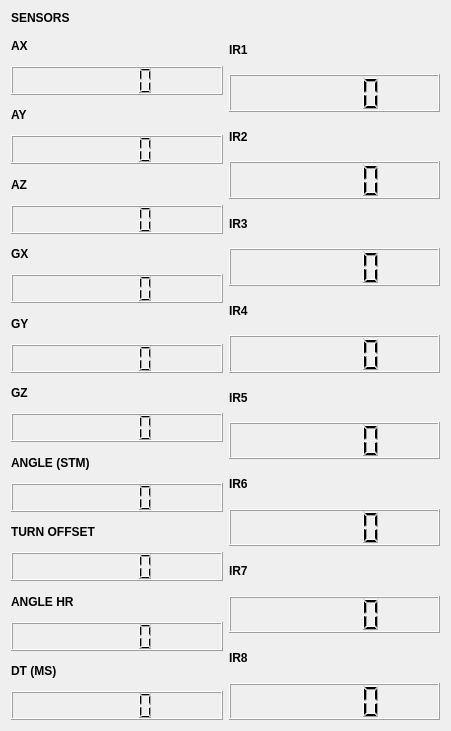
     <widget class="QWidget" name="layoutWidget_2">
      <property name="geometry">
       <rect>
        <x>100</x>
        <y>10</y>
        <width>451</width>
        <height>731</height>
       </rect>
      </property>
      <layout class="QVBoxLayout" name="verticalLayout_21" stretch="0,2">
       <item>
        <widget class="QLabel" name="label_sensors">
         <property name="font">
          <font>
           <bold>true</bold>
          </font>
         </property>
         <property name="text">
          <string>SENSORS</string>
         </property>
        </widget>
       </item>
       <item>
        <layout class="QHBoxLayout" name="horizontalLayout">
         <item>
          <layout class="QVBoxLayout" name="verticalLayout">
           <item>
            <widget class="QLabel" name="ax_label">
             <property name="font">
              <font>
               <bold>true</bold>
              </font>
             </property>
             <property name="text">
              <string>AX</string>
             </property>
            </widget>
           </item>
           <item>
            <widget class="QLCDNumber" name="ax_data"/>
           </item>
           <item>
            <widget class="QLabel" name="ay_label">
             <property name="font">
              <font>
               <bold>true</bold>
              </font>
             </property>
             <property name="text">
              <string>AY</string>
             </property>
            </widget>
           </item>
           <item>
            <widget class="QLCDNumber" name="ay_data"/>
           </item>
           <item>
            <widget class="QLabel" name="az_label">
             <property name="font">
              <font>
               <bold>true</bold>
              </font>
             </property>
             <property name="text">
              <string>AZ</string>
             </property>
            </widget>
           </item>
           <item>
            <widget class="QLCDNumber" name="az_data"/>
           </item>
           <item>
            <widget class="QLabel" name="gx_label">
             <property name="font">
              <font>
               <bold>true</bold>
              </font>
             </property>
             <property name="text">
              <string>GX</string>
             </property>
            </widget>
           </item>
           <item>
            <widget class="QLCDNumber" name="gx_data"/>
           </item>
           <item>
            <widget class="QLabel" name="gy_label">
             <property name="font">
              <font>
               <bold>true</bold>
              </font>
             </property>
             <property name="text">
              <string>GY</string>
             </property>
            </widget>
           </item>
           <item>
            <widget class="QLCDNumber" name="gy_data"/>
           </item>
           <item>
            <widget class="QLabel" name="gz_label">
             <property name="font">
              <font>
               <bold>true</bold>
              </font>
             </property>
             <property name="text">
              <string>GZ</string>
             </property>
            </widget>
           </item>
           <item>
            <widget class="QLCDNumber" name="gz_data"/>
           </item>
           <item>
            <widget class="QLabel" name="angle_label">
             <property name="font">
              <font>
               <bold>true</bold>
              </font>
             </property>
             <property name="text">
              <string>ANGLE (STM)</string>
             </property>
            </widget>
           </item>
           <item>
            <widget class="QLCDNumber" name="angle_data"/>
           </item>
           <item>
            <widget class="QLabel" name="turn_offset_label">
             <property name="font">
              <font>
               <bold>true</bold>
              </font>
             </property>
             <property name="text">
              <string>TURN OFFSET</string>
             </property>
            </widget>
           </item>
           <item>
            <widget class="QLCDNumber" name="turn_offset_data"/>
           </item>
           <item>
            <widget class="QLabel" name="angle_hr_label">
             <property name="font">
              <font>
               <bold>true</bold>
              </font>
             </property>
             <property name="text">
              <string>ANGLE HR</string>
             </property>
            </widget>
           </item>
           <item>
            <widget class="QLCDNumber" name="angle_hr_data"/>
           </item>
           <item>
            <widget class="QLabel" name="dt_ms_label">
             <property name="font">
              <font>
               <bold>true</bold>
              </font>
             </property>
             <property name="text">
              <string>DT (MS)</string>
             </property>
            </widget>
           </item>
           <item>
            <widget class="QLCDNumber" name="dt_ms_data"/>
           </item>
          </layout>
         </item>
         <item>
          <layout class="QVBoxLayout" name="verticalLayout_2">
           <item>
            <widget class="QLabel" name="ir1_label">
             <property name="font">
              <font>
               <bold>true</bold>
              </font>
             </property>
             <property name="text">
              <string>IR1</string>
             </property>
            </widget>
           </item>
           <item>
            <widget class="QLCDNumber" name="ir1_data"/>
           </item>
           <item>
            <widget class="QLabel" name="ir2_label">
             <property name="font">
              <font>
               <bold>true</bold>
              </font>
             </property>
             <property name="text">
              <string>IR2</string>
             </property>
            </widget>
           </item>
           <item>
            <widget class="QLCDNumber" name="ir2_data"/>
           </item>
           <item>
            <widget class="QLabel" name="ir3_label">
             <property name="font">
              <font>
               <bold>true</bold>
              </font>
             </property>
             <property name="text">
              <string>IR3</string>
             </property>
            </widget>
           </item>
           <item>
            <widget class="QLCDNumber" name="ir3_data"/>
           </item>
           <item>
            <widget class="QLabel" name="ir4_label">
             <property name="font">
              <font>
               <bold>true</bold>
              </font>
             </property>
             <property name="text">
              <string>IR4</string>
             </property>
            </widget>
           </item>
           <item>
            <widget class="QLCDNumber" name="ir4_data"/>
           </item>
           <item>
            <widget class="QLabel" name="ir5_label">
             <property name="font">
              <font>
               <bold>true</bold>
              </font>
             </property>
             <property name="text">
              <string>IR5</string>
             </property>
            </widget>
           </item>
           <item>
            <widget class="QLCDNumber" name="ir5_data"/>
           </item>
           <item>
            <widget class="QLabel" name="ir6_label">
             <property name="font">
              <font>
               <bold>true</bold>
              </font>
             </property>
             <property name="text">
              <string>IR6</string>
             </property>
            </widget>
           </item>
           <item>
            <widget class="QLCDNumber" name="ir6_data"/>
           </item>
           <item>
            <widget class="QLabel" name="ir7_label">
             <property name="font">
              <font>
               <bold>true</bold>
              </font>
             </property>
             <property name="text">
              <string>IR7</string>
             </property>
            </widget>
           </item>
           <item>
            <widget class="QLCDNumber" name="ir7_data"/>
           </item>
           <item>
            <widget class="QLabel" name="ir8_label">
             <property name="font">
              <font>
               <bold>true</bold>
              </font>
             </property>
             <property name="text">
              <string>IR8</string>
             </property>
            </widget>
           </item>
           <item>
            <widget class="QLCDNumber" name="ir8_data"/>
           </item>
          </layout>
         </item>
        </layout>
       </item>
      </layout>
     </widget>
